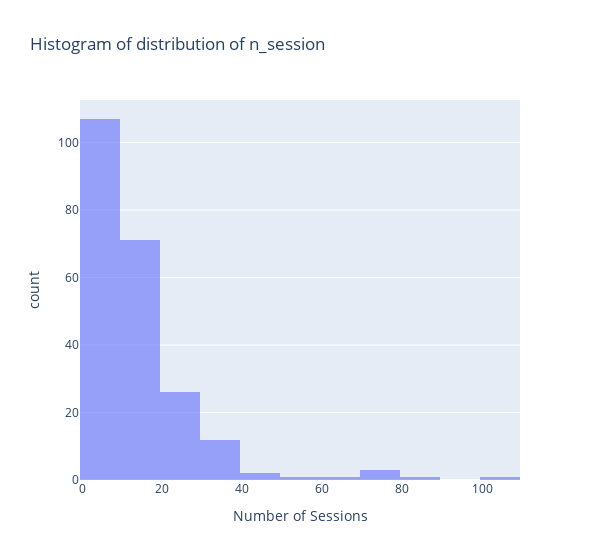

The notebook cell saved with this chart:
### Code cell
# Overview of distribution of the number sessions

px.histogram(df_n_session,
             x="n_session",
             nbins=20,
             width=600,
             opacity=0.6,
             labels={'n_session': 'Number of Sessions'},
             title='Histogram of distribution of n_session',
).show()

### Figure 1 — Plotly figure (JSON) as saved in the notebook; plotly's stock layout.template omitted (floating-point values rounded to 4 significant figures; data arrays with more than 128 entries replaced by an {"elided": "..."} marker saying what was removed)
{"data": [{"alignmentgroup": "True", "bingroup": "x", "hovertemplate": "Number of Sessions=%{x}<br>count=%{y}<extra></extra>", "legendgroup": "", "marker": {"color": "#636efa", "opacity": 0.6, "pattern": {"shape": ""}}, "name": "", "nbinsx": 20, "offsetgroup": "", "orientation": "v", "showlegend": false, "x": {"elided": "225 int values"}, "xaxis": "x", "yaxis": "y", "type": "histogram"}], "layout": {"xaxis": {"anchor": "y", "domain": [0.0, 1.0], "title": {"text": "Number of Sessions"}}, "yaxis": {"anchor": "x", "domain": [0.0, 1.0], "title": {"text": "count"}}, "legend": {"tracegroupgap": 0}, "title": {"text": "Histogram of distribution of n_session"}, "barmode": "relative", "width": 600}}
